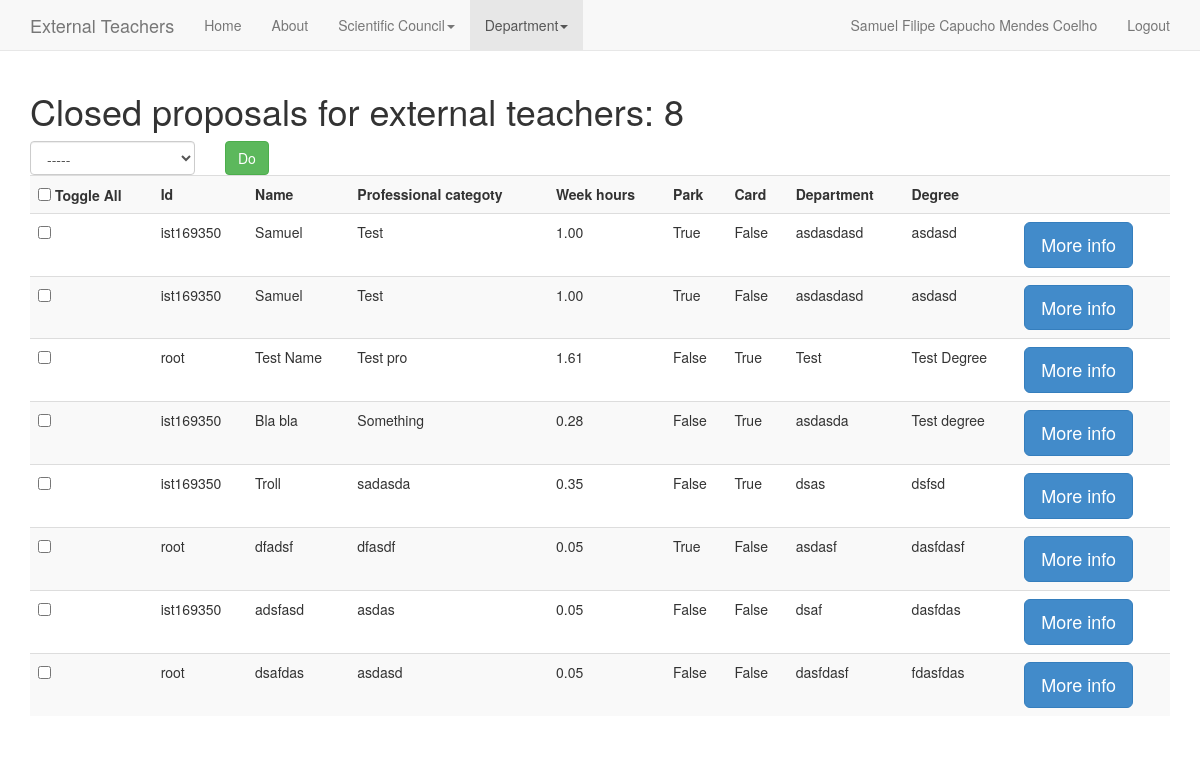
The page /app/dep_closed (signed in) on the database its author committed.
### app/models.py (models this page shows)
class ExternalTeacher(models.Model):
	user = models.ForeignKey(User)
	is_closed = models.BooleanField()
	close_date = models.DateTimeField('close date', null=True)
	professional_category = models.CharField(max_length=200, blank=False)
	hours_per_week = models.DecimalField(decimal_places=2, max_digits=5)
	park = models.BooleanField()
	card = models.BooleanField()
	department = models.CharField(max_length=200)
	name = models.CharField(max_length=200)
	degree = models.CharField(max_length=200)
	course = models.CharField(max_length=200)
	course_manager = models.CharField(max_length=200)
	notes = models.CharField(max_length=200, blank=True)

### app/views.py (the view)
def dep_closed(request):
	close_action = False
	export_action = True
	external_teachers = ExternalTeacher.objects.filter(is_closed = True)
	if request.method == 'POST':
		return process_action(request, external_teachers, close_action, export_action)
	context = {'external_teachers' : external_teachers, 'export_action' : export_action}
	return render(request, 'app/dep_closed.html', context)

### app/templates/app/dep_closed.html
{% extends "app/base.html" %}
{% block navbar_dep_active %}
active
{% endblock %}
{% block content %}
<h1>Closed proposals for external teachers: {{ external_teachers.count }}</h1>
{% include "app/external_teachers_list.html" %}
{% endblock %}

### app/templates/app/base.html (shortened to what this page needs)
<!DOCTYPE html>
<html>
	<head>
		{% load staticfiles %}
		<link href="{% static 'app/bootstrap/css/bootstrap.css' %}" rel="stylesheet">
		<link href="{% static 'app/app.css' %}" rel="stylesheet">
	</head>
	<body>
		<div class="navbar navbar-default navbar-static-top" role="navigation">
			<div class="container">
				<div class="navbar-header">
					<a class="navbar-brand" href="/app">External Teachers</a>
				</div>
				<div class="navbar-collapse collapse">
					<ul class="nav navbar-nav">
						<li class="{% block navbar_home_active %} {% endblock %}"><a href="/app">Home</a></li>
						<li class="{% block navbar_about_active %} {% endblock %}"><a href="/app/about">About</a></li>
						{% if user.is_authenticated %}
						<li class="dropdown {% block navbar_sc_active %} {% endblock %}">
							<a class="dropdown-toggle" data-toggle="dropdown" href="#">Scientific Council<span class="caret"></span></a>
						</li>
						<li class="dropdown {% block navbar_dep_active %} {% endblock %}">
							<a class="dropdown-toggle" data-toggle="dropdown" href="#">Department<span class="caret"></span></a>
						</li>
						{% endif %}
					</ul>
					<ul class="nav navbar-nav navbar-right">
						{% if user.is_authenticated %}
						<li><a href="/app">{{ user.first_name }}</a></li>
						<li><a href="/app/logout">Logout</a></li>
						{% else %}
						<li><a href="{{ auth_url }}">Login</a></li>
						{% endif %}
					</ul>
				</div>
			</div>
		</div>
		<div class="container">
			{% block content %} {% endblock %}
	</body>
</html>

### app/templates/app/external_teachers_list.html (shortened to what this page needs)
<form role="form" method="post" action="">
	<div class="row">
		<div class="col-xs-2">
			<select class="form-control" name="action">
				<option>-----</option>
			</select>
		</div>
		<div class="col-xs-4">
			<div class="btn-group">
				<input type="submit" class="btn btn-default btn-success" value="Do">
			</div>
		</div>
	</div>
	<div class="table-responsive">
		<table class="table table-striped">
			<tr>
				<th><input type="checkbox" onClick="toggle(this)" /> Toggle All</th>
				<th>Id</th>
				<th>Name</th>
				<th>Professional categoty</th>
				<th>Week hours</th>
				<th>Park</th>
				<th>Card</th>
				<th>Department</th>
				<th>Degree</th>
				<th></th>
			</tr>
			{% for external_teacher in external_teachers %}
			<tr>
				<td>
					<div class="input-group">
						<input type="checkbox" name="external_teachers" value="{{ external_teacher.id }}"/>
					</div>
				<td>{{ external_teacher.user.username }}</td>
				<td>{{ external_teacher.name }}</td>
				<td>{{ external_teacher.professional_category }}</td>
				<td>{{ external_teacher.hours_per_week|floatformat:2 }}</td>
				<td>{{ external_teacher.park }}</td>
				<td>{{ external_teacher.card }}</td>
				<td>{{ external_teacher.department }}</td>
				<td>{{ external_teacher.degree }}</td>
				<td>
					<button class="btn btn-primary btn-lg" data-toggle="modal" data-target="#modal{{ external_teacher.id }}">
						More info
					</button>
											</tr>
										</table>
									</div>
								</div>
			{% endfor %}

### rows shown on the page
ExternalTeacher: user.username "ist169350", name "Samuel", professional_category "Test", hours_per_week "1.00", park "True", card "False", department "asdasdasd", degree "asdasd"
ExternalTeacher: user.username "ist169350", name "Samuel", professional_category "Test", hours_per_week "1.00", park "True", card "False", department "asdasdasd", degree "asdasd"
ExternalTeacher: user.username "root", name "Test Name", professional_category "Test pro", hours_per_week "1.61", park "False", card "True", department "Test", degree "Test Degree"
ExternalTeacher: user.username "ist169350", name "Bla bla", professional_category "Something", hours_per_week "0.28", park "False", card "True", department "asdasda", degree "Test degree"
ExternalTeacher: user.username "ist169350", name "Troll", professional_category "sadasda", hours_per_week "0.35", park "False", card "True", department "dsas", degree "dsfsd"
ExternalTeacher: user.username "root", name "dfadsf", professional_category "dfasdf", hours_per_week "0.05", park "True", card "False", department "asdasf", degree "dasfdasf"
ExternalTeacher: user.username "ist169350", name "adsfasd", professional_category "asdas", hours_per_week "0.05", park "False", card "False", department "dsaf", degree "dasfdas"
ExternalTeacher: user.username "root", name "dsafdas", professional_category "asdasd", hours_per_week "0.05", park "False", card "False", department "dasfdasf", degree "fdasfdas"

### other values the page prints
{{ user.first_name }} "Samuel Filipe Capucho Mendes Coelho"
{{ external_teachers.count }} "8"
